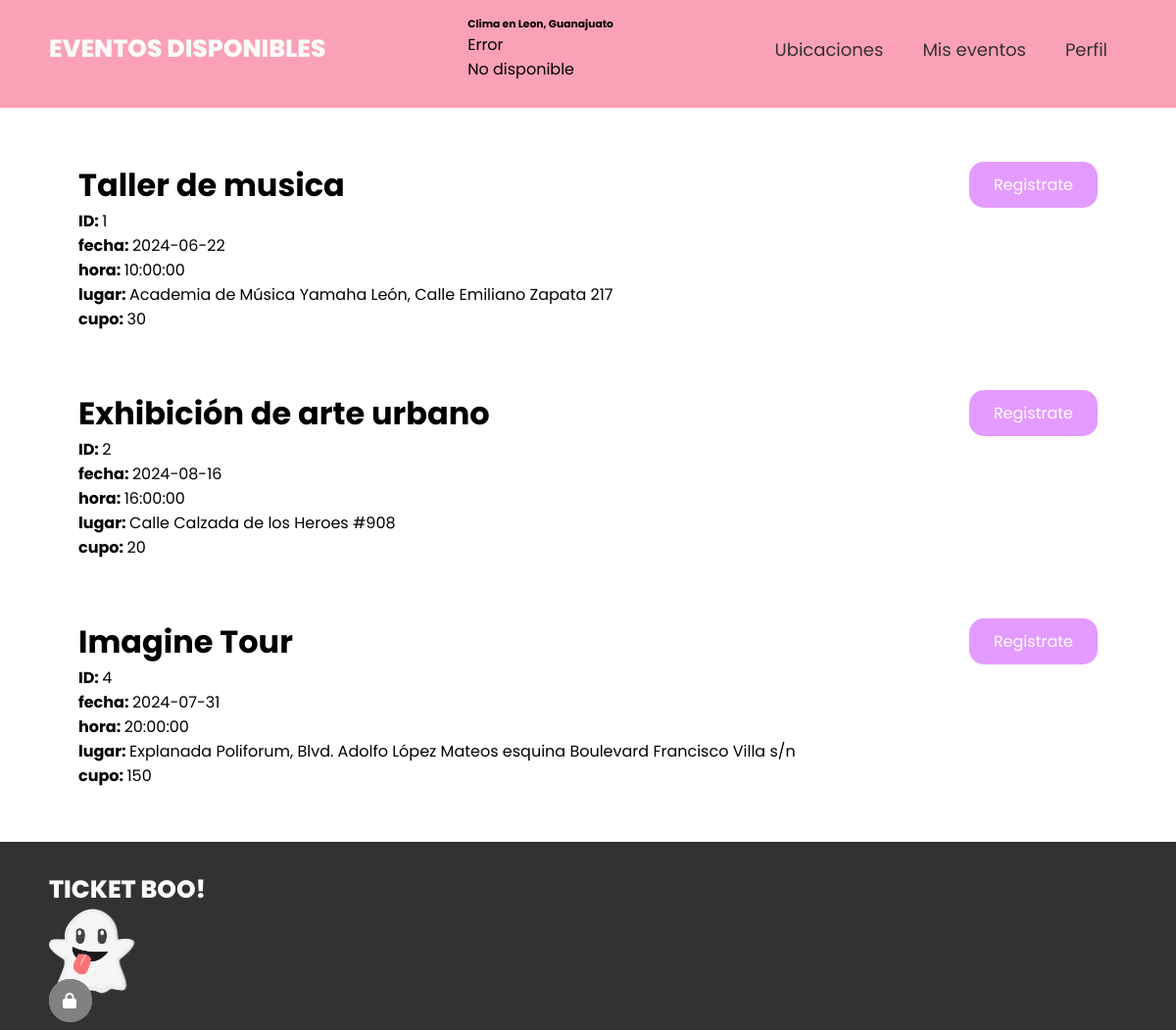
The page /ProyectoPaginaWebFinal_Copia/inicio.php (signed in) on the database its author committed.
### tables this page shows
CREATE TABLE `evento` (
  `id_evento` int(11) NOT NULL,
  `nombre` varchar(50) NOT NULL,
  `fecha` date NOT NULL,
  `hora` time NOT NULL,
  `lugar` varchar(100) NOT NULL,
  `cupo` int(11) DEFAULT NULL,
  `latitud` decimal(9,6) NOT NULL,
  `longitud` decimal(9,6) NOT NULL
);

### ProyectoPaginaWebFinal_Copia/inicio.php (the view, shortened to what this page needs)
<!DOCTYPE html>
<html lang="es">
<head>
    <link rel="stylesheet" href="https://cdnjs.cloudflare.com/ajax/libs/font-awesome/6.4.0/css/all.min.css" />
    <link rel="stylesheet" href="style.css">
</head>
<body>
    <header class="header">
        <div class="menu container">
            <a href="#" class="logo">Eventos Disponibles</a>
            <?php
            include("clima.php");
            ?>
            <nav class="navbar">
                <ul>
                <li><a href="ubicacionMaps.php">Ubicaciones</a></li>
                    <li><a href="eventos.php">Mis eventos</a></li>
                    <li><a href="perfil.php">Perfil</a></li>
                </ul>
            </nav>
        </div>
    </header>
        <div class="header-content container">
            <?php
            include("conexion.php");
            $consulta = "select * from evento";
            $resultado = mysqli_query($conex, $consulta);
            if ($resultado) {
                while($row = $resultado -> fetch_array()){
                    $id_evento = $row['id_evento'];
                    $nombre = $row['nombre'];
                    $fecha = $row['fecha'];
                    $hora = $row['hora'];
                    $lugar = $row['lugar'];
                    $cupo = $row['cupo'];
                    ?>
                    <div class="evento">
                        <div class="evento-txt">
                            <h1><?php echo $nombre; ?></h1>
                            <div>
                                <p>
                                    <b>ID: </b><?php echo $id_evento; ?><br>
                                    <b>fecha: </b><?php echo $fecha; ?><br>
                                    <b>hora: </b><?php echo $hora; ?><br>
                                    <b>lugar: </b><?php echo $lugar; ?><br>
                                    <b>cupo: </b><?php echo $cupo; ?><br>
                                </p>
                            </div>
                        </div>
                        <div class="btn-registro">
                            <a href="registro.php" class="btn-1">Registrate</a>
                        </div>
                    </div>
                    <?php
                }
            }
            ?>
        </div>
    <footer class="footer">
        <div class="footer-content container">
        <div class="row align-items-center">
            <div class="col-md-2">
            <div class="link">
                <a href="#" class="logo">Ticket Boo!</a>
            </div>
            <div class="link">
                <img src="images/fantasma.webp" alt="fantasma">
            </div>
            <div class="link">
                <ul>
                    <i class="fa-solid fa-lock"></i>
                </ul>
            </div>
        </div>
    </footer>
</body>
</html>

### ProyectoPaginaWebFinal_Copia/clima.php (shortened to what this page needs)
<!DOCTYPE html>
<html>
<head>
</head>
<body>
    <div class="clima-container">
        <h6>Clima en Leon, Guanajuato</h6>
        <p id="temperatura"></p>
        <p id="descripcion"></p>
    </div>
</body>
</html>

### ProyectoPaginaWebFinal_Copia/style.css (style rules this page uses)
* { margin: 0; padding: 0; box-sizing: border-box; text-decoration: none; list-style: none; }
body { font-family: 'Poppins', sans-serif; }
img { max-width: 100%; }
.container { margin-top: 10px; max-width: 1100px; margin: 0 auto; }
.header { background-color: #FBA1B7; padding: 100px 0 10px 0; min-height: 10px; display: flex; align-items: center; }
.menu { position: absolute; top: 0; left: 0; right: 0; display: flex; align-items: center; justify-content: space-between; height: 100px; }
.menu .navbar ul li { position: relative; float: left; }
.menu .navbar ul li a { font-size: 18px; padding: 20px; color: #323232; display:block; }
.logo { font-size: 25px; font-weight: 800; color: #fafafa; text-transform: uppercase; }
.header-content { display: inline; padding: 80px 30px 80px 30px; }
.evento { padding: 30px 80px 30px 80px; display: flex; justify-content: space-between; }
.btn-1 { display: inline-block; padding: 11px 25px; background-color: #E49BFF; color: #FFFFFF; border-radius: 15px; }
::placeholder { color:#a0a0a0; font-size: 16px; }
.footer { padding: 30px; background-color: #323232; }
.footer-content { display: flex; align-items: center; justify-content: space-between; }
.link img { width: 8%; }
.link ul { display: flex; align-items: center; justify-content: space-between; }
.link ul > i { padding: 14px; border-radius: 50%; background-color: #818181; color: #FFFFFF; position: absolute; }

### rows shown on the page
evento: nombre "Taller de musica", id_evento "1", fecha "2024-06-22", hora "10:00:00", lugar "Academia de Música Yamaha León, Calle Emiliano Zapata 217", cupo "30"
evento: nombre "Exhibición de arte urbano", id_evento "2", fecha "2024-08-16", hora "16:00:00", lugar "Calle Calzada de los Heroes #908", cupo "20"
evento: nombre "Imagine Tour", id_evento "4", fecha "2024-07-31", hora "20:00:00", lugar "Explanada Poliforum, Blvd. Adolfo López Mateos esquina Boulevard Francisco Villa s/n", cupo "150"
